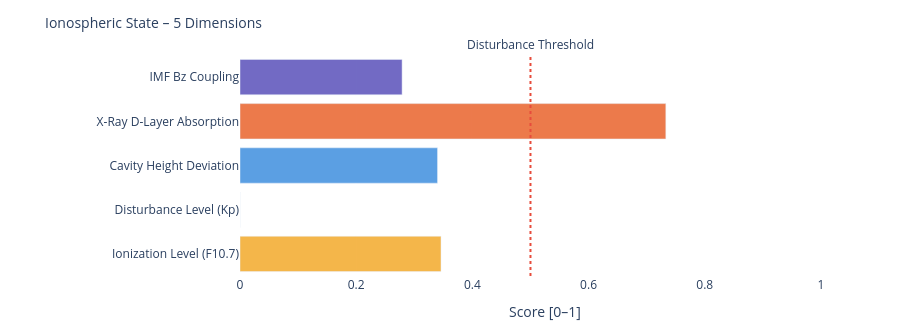

Notebook code for this chart:
### Markdown cell above
---
### 📐 Systemic Insight: Geometric Cavity vs. Real Schumann Resonance

**Relevant for:** Layer 6 = delta analysis &nbsp;|&nbsp; Layer 7 = feature vector / system interpretation

A cavity height change from 80 km to 70 km shifts the **idealized geometric frequencies** only minimally:

| Modus | Aktuell | Referenz | Δ |
|-------|---------|----------|---|
| SR-1 | 10.4762 Hz | 10.4599 Hz | +16 mHz |
| SR-2 | 18.1452 Hz | 18.1171 Hz | +28 mHz |
| SR-3 | 25.6612 Hz | 25.6215 Hz | +40 mHz |
| SR-4 | 33.1285 Hz | 33.0772 Hz | +51 mHz |

The geometric effect is limited because 10 km is very small compared to Earth's radius (~6371 km).

**Consequence:** Real Schumann deviations are likely driven more strongly by **conductivity, damping, day/night structure, lightning distribution and source geometry** than by pure cavity height.

---

**Layer 6 compares:**
```
geometric Δ from Layer 4  vs.  observed Δ from real Schumann measurement data
```

**Layer 7 Feature:**
```
If real Δ >> geometric Δ  →  non-geometric factors dominant
```

### Code cell
# ============================================================
# IONOSPHERIC STATE – Summary gauge
# Five dimensions: ionization, disturbance, cavity height, X-Ray, Bz coupling
# ============================================================

def norm(v, lo, hi):
    if v is None: return None
    return round(max(0.0, min(1.0, (v - lo) / (hi - lo))), 3)

# Ionization level (F10.7 → F2-Layer)
ioniz = norm(f107_val, 60, 250)

# Disturbance level (Kp → E/F-Layer irregularities)
disturb = norm(kp_val, 0, 9)

# Cavity height deviation from reference (80 km)
h_dev = norm(abs(h_eff - 80), 0, 20)

# X-Ray ionization (D-Layer absorption)
xray_ioniz = None
if xray_now is not None:
    xray_ioniz = norm(math.log10(max(xray_now, 1e-9)) + 9, 0, 5)

# Bz coupling (southward Bz → stronger magnetosphere-ionosphere coupling)
bz_coupling = norm(-(bz_now or 0), -5, 30) if bz_now is not None else None

dims = [
    ('Ionization Level (F10.7)',    ioniz,      '#F2A623'),
    ('Disturbance Level (Kp)',      disturb,    '#7F77DD'),
    ('Cavity Height Deviation',     h_dev,      '#378ADD'),
    ('X-Ray D-Layer Absorption',    xray_ioniz, '#E85D24'),
    ('IMF Bz Coupling',             bz_coupling,'#534AB7'),
]

fig = go.Figure()
for name, val, col in dims:
    if val is not None:
        h = int(val * 20)
        bar = '█' * h + '░' * (20 - h)
        label = f'{name}:  {bar}  {val:.3f}'
    else:
        label = f'{name}:  {"─" * 20}  n/a'
    fig.add_trace(go.Bar(
        x=[val if val is not None else 0],
        y=[name],
        orientation='h',
        marker_color=col, opacity=0.82,
        showlegend=False
    ))

fig.add_vline(x=0.5, line_dash='dot', line_color='#e74c3c',
              annotation_text='Disturbance Threshold', annotation_position='top')
fig.update_layout(
    title=dict(text='Ionospheric State – 5 Dimensions', font=dict(size=14)),
    xaxis=dict(title='Score [0–1]', range=[0, 1.05]),
    height=330, plot_bgcolor='rgba(0,0,0,0)', paper_bgcolor='rgba(0,0,0,0)',
    margin=dict(l=240, r=50, t=55, b=40)
)
fig.show()

print(f'\nIonospheric state:')
for name, val, _ in dims:
    print(f'  {name:<35} {val:.3f}' if val is not None else f'  {name:<35} n/a')

### Figure 1 — Plotly figure (JSON) as saved in the notebook; plotly's stock layout.template omitted (floating-point values rounded to 4 significant figures)
{"data": [{"marker": {"color": "#F2A623"}, "opacity": 0.82, "orientation": "h", "showlegend": false, "type": "bar", "x": [0.346], "y": ["Ionization Level (F10.7)"]}, {"marker": {"color": "#7F77DD"}, "opacity": 0.82, "orientation": "h", "showlegend": false, "type": "bar", "x": [0.0], "y": ["Disturbance Level (Kp)"]}, {"marker": {"color": "#378ADD"}, "opacity": 0.82, "orientation": "h", "showlegend": false, "type": "bar", "x": [0.34], "y": ["Cavity Height Deviation"]}, {"marker": {"color": "#E85D24"}, "opacity": 0.82, "orientation": "h", "showlegend": false, "type": "bar", "x": [0.733], "y": ["X-Ray D-Layer Absorption"]}, {"marker": {"color": "#534AB7"}, "opacity": 0.82, "orientation": "h", "showlegend": false, "type": "bar", "x": [0.279], "y": ["IMF Bz Coupling"]}], "layout": {"annotations": [{"showarrow": false, "text": "Disturbance Threshold", "x": 0.5, "xanchor": "center", "xref": "x", "y": 1, "yanchor": "bottom", "yref": "y domain"}], "height": 330, "margin": {"b": 40, "l": 240, "r": 50, "t": 55}, "paper_bgcolor": "rgba(0,0,0,0)", "plot_bgcolor": "rgba(0,0,0,0)", "shapes": [{"line": {"color": "#e74c3c", "dash": "dot"}, "type": "line", "x0": 0.5, "x1": 0.5, "xref": "x", "y0": 0, "y1": 1, "yref": "y domain"}], "title": {"font": {"size": 14}, "text": "Ionospheric State – 5 Dimensions"}, "xaxis": {"range": [0, 1.05], "title": {"text": "Score [0–1]"}}}}
